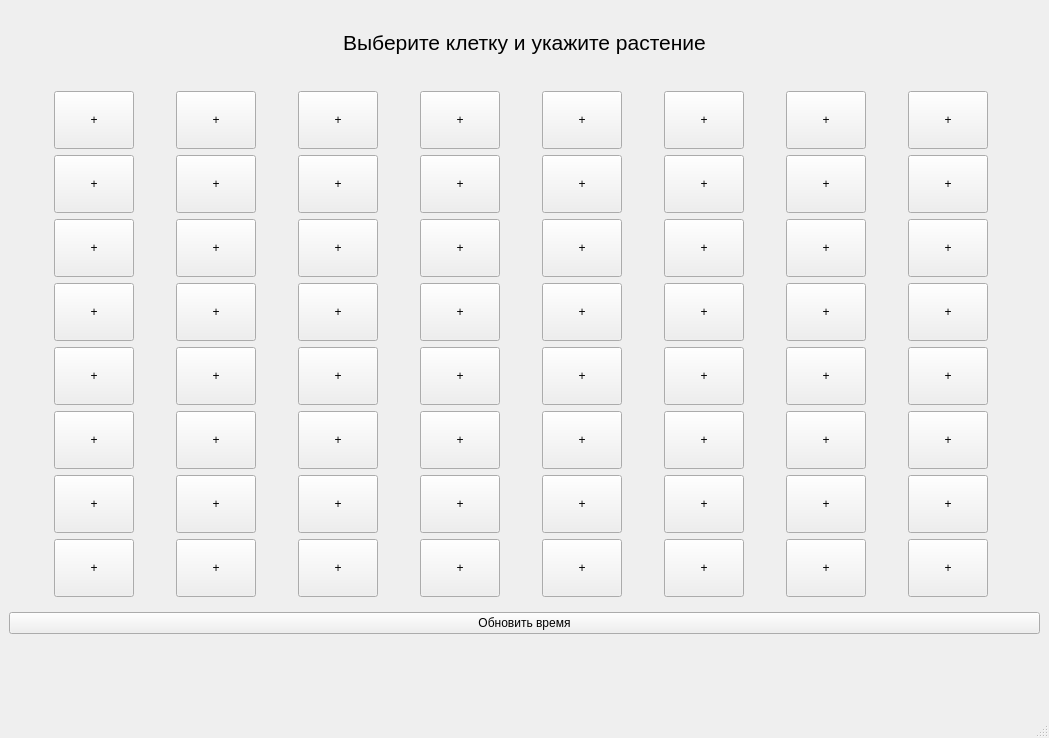
<?xml version="1.0" encoding="UTF-8"?>
<ui version="4.0">
 <class>MainWindow</class>
 <widget class="QMainWindow" name="MainWindow">
  <property name="geometry">
   <rect>
    <x>0</x>
    <y>0</y>
    <width>1049</width>
    <height>738</height>
   </rect>
  </property>
  <property name="windowTitle">
   <string>MainWindow</string>
  </property>
  <widget class="QWidget" name="centralwidget">
   <layout class="QVBoxLayout" name="verticalLayout">
    <item>
     <widget class="QLabel" name="label">
      <property name="font">
       <font>
        <pointsize>16</pointsize>
       </font>
      </property>
      <property name="text">
       <string>Выберите клетку и укажите растение</string>
      </property>
      <property name="alignment">
       <set>Qt::AlignCenter</set>
      </property>
     </widget>
    </item>
    <item>
     <widget class="QWidget" name="widget" native="true">
      <property name="styleSheet">
       <string notr="true">QPushButton {
	width: 50px;
	height: 50px;
}</string>
      </property>
      <layout class="QVBoxLayout" name="verticalLayout_2">
       <item>
        <layout class="QHBoxLayout" name="horizontalLayout">
         <item>
          <widget class="QPushButton" name="pushButton_1">
           <property name="sizePolicy">
            <sizepolicy hsizetype="Fixed" vsizetype="Fixed">
             <horstretch>0</horstretch>
             <verstretch>0</verstretch>
            </sizepolicy>
           </property>
           <property name="font">
            <font>
             <kerning>true</kerning>
            </font>
           </property>
           <property name="text">
            <string>+</string>
           </property>
          </widget>
         </item>
         <item>
          <widget class="QPushButton" name="pushButton_2">
           <property name="sizePolicy">
            <sizepolicy hsizetype="Fixed" vsizetype="Fixed">
             <horstretch>0</horstretch>
             <verstretch>0</verstretch>
            </sizepolicy>
           </property>
           <property name="text">
            <string>+</string>
           </property>
          </widget>
         </item>
         <item>
          <widget class="QPushButton" name="pushButton_3">
           <property name="sizePolicy">
            <sizepolicy hsizetype="Fixed" vsizetype="Fixed">
             <horstretch>0</horstretch>
             <verstretch>0</verstretch>
            </sizepolicy>
           </property>
           <property name="text">
            <string>+</string>
           </property>
          </widget>
         </item>
         <item>
          <widget class="QPushButton" name="pushButton_4">
           <property name="sizePolicy">
            <sizepolicy hsizetype="Fixed" vsizetype="Fixed">
             <horstretch>0</horstretch>
             <verstretch>0</verstretch>
            </sizepolicy>
           </property>
           <property name="text">
            <string>+</string>
           </property>
          </widget>
         </item>
         <item>
          <widget class="QPushButton" name="pushButton_5">
           <property name="sizePolicy">
            <sizepolicy hsizetype="Fixed" vsizetype="Fixed">
             <horstretch>0</horstretch>
             <verstretch>0</verstretch>
            </sizepolicy>
           </property>
           <property name="text">
            <string>+</string>
           </property>
          </widget>
         </item>
         <item>
          <widget class="QPushButton" name="pushButton_6">
           <property name="sizePolicy">
            <sizepolicy hsizetype="Fixed" vsizetype="Fixed">
             <horstretch>0</horstretch>
             <verstretch>0</verstretch>
            </sizepolicy>
           </property>
           <property name="text">
            <string>+</string>
           </property>
          </widget>
         </item>
         <item>
          <widget class="QPushButton" name="pushButton_7">
           <property name="sizePolicy">
            <sizepolicy hsizetype="Fixed" vsizetype="Fixed">
             <horstretch>0</horstretch>
             <verstretch>0</verstretch>
            </sizepolicy>
           </property>
           <property name="text">
            <string>+</string>
           </property>
          </widget>
         </item>
         <item>
          <widget class="QPushButton" name="pushButton_8">
           <property name="sizePolicy">
            <sizepolicy hsizetype="Fixed" vsizetype="Fixed">
             <horstretch>0</horstretch>
             <verstretch>0</verstretch>
            </sizepolicy>
           </property>
           <property name="text">
            <string>+</string>
           </property>
          </widget>
         </item>
        </layout>
       </item>
       <item>
        <layout class="QHBoxLayout" name="horizontalLayout_2">
         <item>
          <widget class="QPushButton" name="pushButton_9">
           <property name="sizePolicy">
            <sizepolicy hsizetype="Fixed" vsizetype="Fixed">
             <horstretch>0</horstretch>
             <verstretch>0</verstretch>
            </sizepolicy>
           </property>
           <property name="text">
            <string>+</string>
           </property>
          </widget>
         </item>
         <item>
          <widget class="QPushButton" name="pushButton_10">
           <property name="sizePolicy">
            <sizepolicy hsizetype="Fixed" vsizetype="Fixed">
             <horstretch>0</horstretch>
             <verstretch>0</verstretch>
            </sizepolicy>
           </property>
           <property name="text">
            <string>+</string>
           </property>
          </widget>
         </item>
         <item>
          <widget class="QPushButton" name="pushButton_11">
           <property name="sizePolicy">
            <sizepolicy hsizetype="Fixed" vsizetype="Fixed">
             <horstretch>0</horstretch>
             <verstretch>0</verstretch>
            </sizepolicy>
           </property>
           <property name="text">
            <string>+</string>
           </property>
          </widget>
         </item>
         <item>
          <widget class="QPushButton" name="pushButton_12">
           <property name="sizePolicy">
            <sizepolicy hsizetype="Fixed" vsizetype="Fixed">
             <horstretch>0</horstretch>
             <verstretch>0</verstretch>
            </sizepolicy>
           </property>
           <property name="text">
            <string>+</string>
           </property>
          </widget>
         </item>
         <item>
          <widget class="QPushButton" name="pushButton_13">
           <property name="sizePolicy">
            <sizepolicy hsizetype="Fixed" vsizetype="Fixed">
             <horstretch>0</horstretch>
             <verstretch>0</verstretch>
            </sizepolicy>
           </property>
           <property name="text">
            <string>+</string>
           </property>
          </widget>
         </item>
         <item>
          <widget class="QPushButton" name="pushButton_14">
           <property name="sizePolicy">
            <sizepolicy hsizetype="Fixed" vsizetype="Fixed">
             <horstretch>0</horstretch>
             <verstretch>0</verstretch>
            </sizepolicy>
           </property>
           <property name="text">
            <string>+</string>
           </property>
          </widget>
         </item>
         <item>
          <widget class="QPushButton" name="pushButton_15">
           <property name="sizePolicy">
            <sizepolicy hsizetype="Fixed" vsizetype="Fixed">
             <horstretch>0</horstretch>
             <verstretch>0</verstretch>
            </sizepolicy>
           </property>
           <property name="text">
            <string>+</string>
           </property>
          </widget>
         </item>
         <item>
          <widget class="QPushButton" name="pushButton_16">
           <property name="sizePolicy">
            <sizepolicy hsizetype="Fixed" vsizetype="Fixed">
             <horstretch>0</horstretch>
             <verstretch>0</verstretch>
            </sizepolicy>
           </property>
           <property name="text">
            <string>+</string>
           </property>
          </widget>
         </item>
        </layout>
       </item>
       <item>
        <layout class="QHBoxLayout" name="horizontalLayout_3">
         <item>
          <widget class="QPushButton" name="pushButton_17">
           <property name="sizePolicy">
            <sizepolicy hsizetype="Fixed" vsizetype="Fixed">
             <horstretch>0</horstretch>
             <verstretch>0</verstretch>
            </sizepolicy>
           </property>
           <property name="text">
            <string>+</string>
           </property>
          </widget>
         </item>
         <item>
          <widget class="QPushButton" name="pushButton_18">
           <property name="sizePolicy">
            <sizepolicy hsizetype="Fixed" vsizetype="Fixed">
             <horstretch>0</horstretch>
             <verstretch>0</verstretch>
            </sizepolicy>
           </property>
           <property name="text">
            <string>+</string>
           </property>
          </widget>
         </item>
         <item>
          <widget class="QPushButton" name="pushButton_19">
           <property name="sizePolicy">
            <sizepolicy hsizetype="Fixed" vsizetype="Fixed">
             <horstretch>0</horstretch>
             <verstretch>0</verstretch>
            </sizepolicy>
           </property>
           <property name="text">
            <string>+</string>
           </property>
          </widget>
         </item>
         <item>
          <widget class="QPushButton" name="pushButton_20">
           <property name="sizePolicy">
            <sizepolicy hsizetype="Fixed" vsizetype="Fixed">
             <horstretch>0</horstretch>
             <verstretch>0</verstretch>
            </sizepolicy>
           </property>
           <property name="text">
            <string>+</string>
           </property>
          </widget>
         </item>
         <item>
          <widget class="QPushButton" name="pushButton_21">
           <property name="sizePolicy">
            <sizepolicy hsizetype="Fixed" vsizetype="Fixed">
             <horstretch>0</horstretch>
             <verstretch>0</verstretch>
            </sizepolicy>
           </property>
           <property name="text">
            <string>+</string>
           </property>
          </widget>
         </item>
         <item>
          <widget class="QPushButton" name="pushButton_22">
           <property name="sizePolicy">
            <sizepolicy hsizetype="Fixed" vsizetype="Fixed">
             <horstretch>0</horstretch>
             <verstretch>0</verstretch>
            </sizepolicy>
           </property>
           <property name="text">
            <string>+</string>
           </property>
          </widget>
         </item>
         <item>
          <widget class="QPushButton" name="pushButton_23">
           <property name="sizePolicy">
            <sizepolicy hsizetype="Fixed" vsizetype="Fixed">
             <horstretch>0</horstretch>
             <verstretch>0</verstretch>
            </sizepolicy>
           </property>
           <property name="text">
            <string>+</string>
           </property>
          </widget>
         </item>
         <item>
          <widget class="QPushButton" name="pushButton_24">
           <property name="sizePolicy">
            <sizepolicy hsizetype="Fixed" vsizetype="Fixed">
             <horstretch>0</horstretch>
             <verstretch>0</verstretch>
            </sizepolicy>
           </property>
           <property name="text">
            <string>+</string>
           </property>
          </widget>
         </item>
        </layout>
       </item>
       <item>
        <layout class="QHBoxLayout" name="horizontalLayout_4">
         <item>
          <widget class="QPushButton" name="pushButton_25">
           <property name="sizePolicy">
            <sizepolicy hsizetype="Fixed" vsizetype="Fixed">
             <horstretch>0</horstretch>
             <verstretch>0</verstretch>
            </sizepolicy>
           </property>
           <property name="text">
            <string>+</string>
           </property>
          </widget>
         </item>
         <item>
          <widget class="QPushButton" name="pushButton_26">
           <property name="sizePolicy">
            <sizepolicy hsizetype="Fixed" vsizetype="Fixed">
             <horstretch>0</horstretch>
             <verstretch>0</verstretch>
            </sizepolicy>
           </property>
           <property name="text">
            <string>+</string>
           </property>
          </widget>
         </item>
         <item>
          <widget class="QPushButton" name="pushButton_27">
           <property name="sizePolicy">
            <sizepolicy hsizetype="Fixed" vsizetype="Fixed">
             <horstretch>0</horstretch>
             <verstretch>0</verstretch>
            </sizepolicy>
           </property>
           <property name="text">
            <string>+</string>
           </property>
          </widget>
         </item>
         <item>
          <widget class="QPushButton" name="pushButton_28">
           <property name="sizePolicy">
            <sizepolicy hsizetype="Fixed" vsizetype="Fixed">
             <horstretch>0</horstretch>
             <verstretch>0</verstretch>
            </sizepolicy>
           </property>
           <property name="text">
            <string>+</string>
           </property>
          </widget>
         </item>
         <item>
          <widget class="QPushButton" name="pushButton_29">
           <property name="sizePolicy">
            <sizepolicy hsizetype="Fixed" vsizetype="Fixed">
             <horstretch>0</horstretch>
             <verstretch>0</verstretch>
            </sizepolicy>
           </property>
           <property name="text">
            <string>+</string>
           </property>
          </widget>
         </item>
         <item>
          <widget class="QPushButton" name="pushButton_30">
           <property name="sizePolicy">
            <sizepolicy hsizetype="Fixed" vsizetype="Fixed">
             <horstretch>0</horstretch>
             <verstretch>0</verstretch>
            </sizepolicy>
           </property>
           <property name="text">
            <string>+</string>
           </property>
          </widget>
         </item>
         <item>
          <widget class="QPushButton" name="pushButton_31">
           <property name="sizePolicy">
            <sizepolicy hsizetype="Fixed" vsizetype="Fixed">
             <horstretch>0</horstretch>
             <verstretch>0</verstretch>
            </sizepolicy>
           </property>
           <property name="text">
            <string>+</string>
           </property>
          </widget>
         </item>
         <item>
          <widget class="QPushButton" name="pushButton_32">
           <property name="sizePolicy">
            <sizepolicy hsizetype="Fixed" vsizetype="Fixed">
             <horstretch>0</horstretch>
             <verstretch>0</verstretch>
            </sizepolicy>
           </property>
           <property name="text">
            <string>+</string>
           </property>
          </widget>
         </item>
        </layout>
       </item>
       <item>
        <layout class="QHBoxLayout" name="horizontalLayout_5">
         <item>
          <widget class="QPushButton" name="pushButton_33">
           <property name="sizePolicy">
            <sizepolicy hsizetype="Fixed" vsizetype="Fixed">
             <horstretch>0</horstretch>
             <verstretch>0</verstretch>
            </sizepolicy>
           </property>
           <property name="text">
            <string>+</string>
           </property>
          </widget>
         </item>
         <item>
          <widget class="QPushButton" name="pushButton_34">
           <property name="sizePolicy">
            <sizepolicy hsizetype="Fixed" vsizetype="Fixed">
             <horstretch>0</horstretch>
             <verstretch>0</verstretch>
            </sizepolicy>
           </property>
           <property name="text">
            <string>+</string>
           </property>
          </widget>
         </item>
         <item>
          <widget class="QPushButton" name="pushButton_35">
           <property name="sizePolicy">
            <sizepolicy hsizetype="Fixed" vsizetype="Fixed">
             <horstretch>0</horstretch>
             <verstretch>0</verstretch>
            </sizepolicy>
           </property>
           <property name="text">
            <string>+</string>
           </property>
          </widget>
         </item>
         <item>
          <widget class="QPushButton" name="pushButton_36">
           <property name="sizePolicy">
            <sizepolicy hsizetype="Fixed" vsizetype="Fixed">
             <horstretch>0</horstretch>
             <verstretch>0</verstretch>
            </sizepolicy>
           </property>
           <property name="text">
            <string>+</string>
           </property>
          </widget>
         </item>
         <item>
          <widget class="QPushButton" name="pushButton_37">
           <property name="sizePolicy">
            <sizepolicy hsizetype="Fixed" vsizetype="Fixed">
             <horstretch>0</horstretch>
             <verstretch>0</verstretch>
            </sizepolicy>
           </property>
           <property name="text">
            <string>+</string>
           </property>
          </widget>
         </item>
         <item>
          <widget class="QPushButton" name="pushButton_38">
           <property name="sizePolicy">
            <sizepolicy hsizetype="Fixed" vsizetype="Fixed">
             <horstretch>0</horstretch>
             <verstretch>0</verstretch>
            </sizepolicy>
           </property>
           <property name="text">
            <string>+</string>
           </property>
          </widget>
         </item>
         <item>
          <widget class="QPushButton" name="pushButton_39">
           <property name="sizePolicy">
            <sizepolicy hsizetype="Fixed" vsizetype="Fixed">
             <horstretch>0</horstretch>
             <verstretch>0</verstretch>
            </sizepolicy>
           </property>
           <property name="text">
            <string>+</string>
           </property>
          </widget>
         </item>
         <item>
          <widget class="QPushButton" name="pushButton_40">
           <property name="sizePolicy">
            <sizepolicy hsizetype="Fixed" vsizetype="Fixed">
             <horstretch>0</horstretch>
             <verstretch>0</verstretch>
            </sizepolicy>
           </property>
           <property name="text">
            <string>+</string>
           </property>
          </widget>
         </item>
        </layout>
       </item>
       <item>
        <layout class="QHBoxLayout" name="horizontalLayout_6">
         <item>
          <widget class="QPushButton" name="pushButton_41">
           <property name="sizePolicy">
            <sizepolicy hsizetype="Fixed" vsizetype="Fixed">
             <horstretch>0</horstretch>
             <verstretch>0</verstretch>
            </sizepolicy>
           </property>
           <property name="text">
            <string>+</string>
           </property>
          </widget>
         </item>
         <item>
          <widget class="QPushButton" name="pushButton_42">
           <property name="sizePolicy">
            <sizepolicy hsizetype="Fixed" vsizetype="Fixed">
             <horstretch>0</horstretch>
             <verstretch>0</verstretch>
            </sizepolicy>
           </property>
           <property name="text">
            <string>+</string>
           </property>
          </widget>
         </item>
         <item>
          <widget class="QPushButton" name="pushButton_43">
           <property name="sizePolicy">
            <sizepolicy hsizetype="Fixed" vsizetype="Fixed">
             <horstretch>0</horstretch>
             <verstretch>0</verstretch>
            </sizepolicy>
           </property>
           <property name="text">
            <string>+</string>
           </property>
          </widget>
         </item>
         <item>
          <widget class="QPushButton" name="pushButton_44">
           <property name="sizePolicy">
            <sizepolicy hsizetype="Fixed" vsizetype="Fixed">
             <horstretch>0</horstretch>
             <verstretch>0</verstretch>
            </sizepolicy>
           </property>
           <property name="text">
            <string>+</string>
           </property>
          </widget>
         </item>
         <item>
          <widget class="QPushButton" name="pushButton_45">
           <property name="sizePolicy">
            <sizepolicy hsizetype="Fixed" vsizetype="Fixed">
             <horstretch>0</horstretch>
             <verstretch>0</verstretch>
            </sizepolicy>
           </property>
           <property name="text">
            <string>+</string>
           </property>
          </widget>
         </item>
         <item>
          <widget class="QPushButton" name="pushButton_46">
           <property name="sizePolicy">
            <sizepolicy hsizetype="Fixed" vsizetype="Fixed">
             <horstretch>0</horstretch>
             <verstretch>0</verstretch>
            </sizepolicy>
           </property>
           <property name="text">
            <string>+</string>
           </property>
          </widget>
         </item>
         <item>
          <widget class="QPushButton" name="pushButton_47">
           <property name="sizePolicy">
            <sizepolicy hsizetype="Fixed" vsizetype="Fixed">
             <horstretch>0</horstretch>
             <verstretch>0</verstretch>
            </sizepolicy>
           </property>
           <property name="text">
            <string>+</string>
           </property>
          </widget>
         </item>
         <item>
          <widget class="QPushButton" name="pushButton_48">
           <property name="sizePolicy">
            <sizepolicy hsizetype="Fixed" vsizetype="Fixed">
             <horstretch>0</horstretch>
             <verstretch>0</verstretch>
            </sizepolicy>
           </property>
           <property name="text">
            <string>+</string>
           </property>
          </widget>
         </item>
        </layout>
       </item>
       <item>
        <layout class="QHBoxLayout" name="horizontalLayout_7">
         <item>
          <widget class="QPushButton" name="pushButton_49">
           <property name="sizePolicy">
            <sizepolicy hsizetype="Fixed" vsizetype="Fixed">
             <horstretch>0</horstretch>
             <verstretch>0</verstretch>
            </sizepolicy>
           </property>
           <property name="text">
            <string>+</string>
           </property>
          </widget>
         </item>
         <item>
          <widget class="QPushButton" name="pushButton_50">
           <property name="sizePolicy">
            <sizepolicy hsizetype="Fixed" vsizetype="Fixed">
             <horstretch>0</horstretch>
             <verstretch>0</verstretch>
            </sizepolicy>
           </property>
           <property name="text">
            <string>+</string>
           </property>
          </widget>
         </item>
         <item>
          <widget class="QPushButton" name="pushButton_51">
           <property name="sizePolicy">
            <sizepolicy hsizetype="Fixed" vsizetype="Fixed">
             <horstretch>0</horstretch>
             <verstretch>0</verstretch>
            </sizepolicy>
           </property>
           <property name="text">
            <string>+</string>
           </property>
          </widget>
         </item>
         <item>
          <widget class="QPushButton" name="pushButton_52">
           <property name="sizePolicy">
            <sizepolicy hsizetype="Fixed" vsizetype="Fixed">
             <horstretch>0</horstretch>
             <verstretch>0</verstretch>
            </sizepolicy>
           </property>
           <property name="text">
            <string>+</string>
           </property>
          </widget>
         </item>
         <item>
          <widget class="QPushButton" name="pushButton_53">
           <property name="sizePolicy">
            <sizepolicy hsizetype="Fixed" vsizetype="Fixed">
             <horstretch>0</horstretch>
             <verstretch>0</verstretch>
            </sizepolicy>
           </property>
           <property name="text">
            <string>+</string>
           </property>
          </widget>
         </item>
         <item>
          <widget class="QPushButton" name="pushButton_54">
           <property name="sizePolicy">
            <sizepolicy hsizetype="Fixed" vsizetype="Fixed">
             <horstretch>0</horstretch>
             <verstretch>0</verstretch>
            </sizepolicy>
           </property>
           <property name="text">
            <string>+</string>
           </property>
          </widget>
         </item>
         <item>
          <widget class="QPushButton" name="pushButton_55">
           <property name="sizePolicy">
            <sizepolicy hsizetype="Fixed" vsizetype="Fixed">
             <horstretch>0</horstretch>
             <verstretch>0</verstretch>
            </sizepolicy>
           </property>
           <property name="text">
            <string>+</string>
           </property>
          </widget>
         </item>
         <item>
          <widget class="QPushButton" name="pushButton_56">
           <property name="sizePolicy">
            <sizepolicy hsizetype="Fixed" vsizetype="Fixed">
             <horstretch>0</horstretch>
             <verstretch>0</verstretch>
            </sizepolicy>
           </property>
           <property name="text">
            <string>+</string>
           </property>
          </widget>
         </item>
        </layout>
       </item>
       <item>
        <layout class="QHBoxLayout" name="horizontalLayout_8">
         <item>
          <widget class="QPushButton" name="pushButton_57">
           <property name="sizePolicy">
            <sizepolicy hsizetype="Fixed" vsizetype="Fixed">
             <horstretch>0</horstretch>
             <verstretch>0</verstretch>
            </sizepolicy>
           </property>
           <property name="text">
            <string>+</string>
           </property>
          </widget>
         </item>
         <item>
          <widget class="QPushButton" name="pushButton_58">
           <property name="sizePolicy">
            <sizepolicy hsizetype="Fixed" vsizetype="Fixed">
             <horstretch>0</horstretch>
             <verstretch>0</verstretch>
            </sizepolicy>
           </property>
           <property name="text">
            <string>+</string>
           </property>
          </widget>
         </item>
         <item>
          <widget class="QPushButton" name="pushButton_59">
           <property name="sizePolicy">
            <sizepolicy hsizetype="Fixed" vsizetype="Fixed">
             <horstretch>0</horstretch>
             <verstretch>0</verstretch>
            </sizepolicy>
           </property>
           <property name="text">
            <string>+</string>
           </property>
          </widget>
         </item>
         <item>
          <widget class="QPushButton" name="pushButton_60">
           <property name="sizePolicy">
            <sizepolicy hsizetype="Fixed" vsizetype="Fixed">
             <horstretch>0</horstretch>
             <verstretch>0</verstretch>
            </sizepolicy>
           </property>
           <property name="text">
            <string>+</string>
           </property>
          </widget>
         </item>
         <item>
          <widget class="QPushButton" name="pushButton_61">
           <property name="sizePolicy">
            <sizepolicy hsizetype="Fixed" vsizetype="Fixed">
             <horstretch>0</horstretch>
             <verstretch>0</verstretch>
            </sizepolicy>
           </property>
           <property name="text">
            <string>+</string>
           </property>
          </widget>
         </item>
         <item>
          <widget class="QPushButton" name="pushButton_62">
           <property name="sizePolicy">
            <sizepolicy hsizetype="Fixed" vsizetype="Fixed">
             <horstretch>0</horstretch>
             <verstretch>0</verstretch>
            </sizepolicy>
           </property>
           <property name="text">
            <string>+</string>
           </property>
          </widget>
         </item>
         <item>
          <widget class="QPushButton" name="pushButton_63">
           <property name="sizePolicy">
            <sizepolicy hsizetype="Fixed" vsizetype="Fixed">
             <horstretch>0</horstretch>
             <verstretch>0</verstretch>
            </sizepolicy>
           </property>
           <property name="text">
            <string>+</string>
           </property>
          </widget>
         </item>
         <item>
          <widget class="QPushButton" name="pushButton_64">
           <property name="sizePolicy">
            <sizepolicy hsizetype="Fixed" vsizetype="Fixed">
             <horstretch>0</horstretch>
             <verstretch>0</verstretch>
            </sizepolicy>
           </property>
           <property name="text">
            <string>+</string>
           </property>
          </widget>
         </item>
        </layout>
       </item>
      </layout>
     </widget>
    </item>
    <item>
     <widget class="QPushButton" name="updateTime">
      <property name="text">
       <string>Обновить время</string>
      </property>
     </widget>
    </item>
    <item>
     <widget class="QLabel" name="label_2">
      <property name="font">
       <font>
        <pointsize>12</pointsize>
       </font>
      </property>
      <property name="text">
       <string/>
      </property>
      <property name="alignment">
       <set>Qt::AlignCenter</set>
      </property>
     </widget>
    </item>
   </layout>
  </widget>
  <widget class="QMenuBar" name="menubar">
   <property name="geometry">
    <rect>
     <x>0</x>
     <y>0</y>
     <width>1049</width>
     <height>26</height>
    </rect>
   </property>
  </widget>
  <widget class="QStatusBar" name="statusbar"/>
 </widget>
 <resources/>
 <connections/>
</ui>
